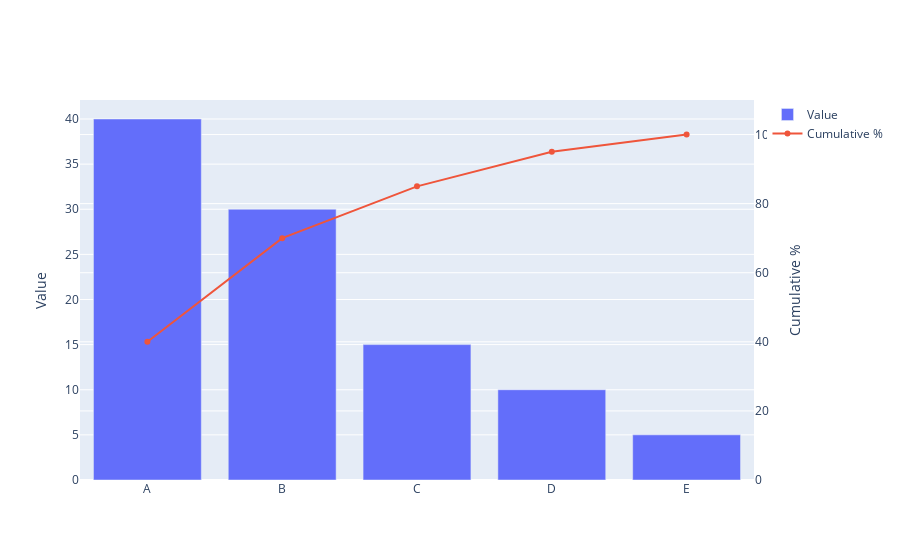

This figure's notebook cell:
### Code cell
# Prepare data
df = pd.DataFrame({
    'category': ['A', 'B', 'C', 'D', 'E'],
    'value': [40, 30, 15, 10, 5]
})
df = df.sort_values('value', ascending=False)
df['cumulative'] = df['value'].cumsum() / df['value'].sum() * 100

# Create figure with secondary y-axis
fig = go.Figure()

# Bar chart
fig.add_trace(go.Bar(
    x=df['category'], 
    y=df['value'], 
    name='Value',
    yaxis='y'
))

# Cumulative line
fig.add_trace(go.Scatter(
    x=df['category'], 
    y=df['cumulative'], 
    name='Cumulative %',
    mode='lines+markers',
    yaxis='y2'
))

# Layout with dual axes
fig.update_layout(
    yaxis=dict(title='Value'),
    yaxis2=dict(title='Cumulative %', overlaying='y', side='right', range=[0, 110])
)

fig.show()

### Figure 1 — Plotly figure (JSON) as saved in the notebook; plotly's stock layout.template omitted (floating-point values rounded to 4 significant figures)
{"data": [{"name": "Value", "type": "bar", "x": ["A", "B", "C", "D", "E"], "y": [40, 30, 15, 10, 5], "yaxis": "y"}, {"mode": "lines+markers", "name": "Cumulative %", "type": "scatter", "x": ["A", "B", "C", "D", "E"], "y": [40.0, 70.0, 85.0, 95.0, 100.0], "yaxis": "y2"}], "layout": {"yaxis": {"title": {"text": "Value"}}, "yaxis2": {"overlaying": "y", "range": [0, 110], "side": "right", "title": {"text": "Cumulative %"}}}}
